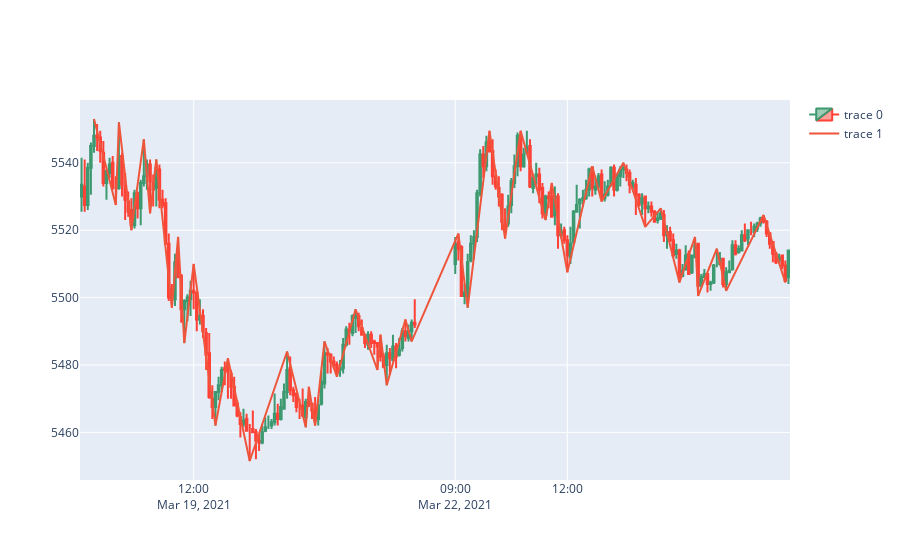

Source (notebook cell):
### Code cell
fig = go.Figure(data=[go.Candlestick(x=parsed_ds['time'],
                open=parsed_ds['open'],
                high=parsed_ds['high'],
                low=parsed_ds['low'],
                close=parsed_ds['close'])])

fig.add_trace(go.Scatter(
    x=parsed_ds.loc[(parsed_ds['zz'].notnull())]['time'],
    y=parsed_ds.loc[(parsed_ds['zz'].notnull())]['zz']
))


fig.update_xaxes(
    rangebreaks=[
        dict(bounds=["sat", "mon"]), #hide weekends
        dict(bounds=[19, 9], pattern="hour"), #hide hours outside of 9am-6pm
    ]
)
fig.update_layout(xaxis_rangeslider_visible=False)

fig.show()

### Figure 1 — Plotly figure (JSON) as saved in the notebook; plotly's stock layout.template omitted (floating-point values rounded to 4 significant figures; data arrays with more than 128 entries replaced by an {"elided": "..."} marker saying what was removed)
{"data": [{"close": {"elided": "216 float values"}, "high": {"elided": "216 float values"}, "low": {"elided": "216 float values"}, "open": {"elided": "216 float values"}, "type": "candlestick", "x": {"elided": "216 str values"}}, {"type": "scatter", "x": ["2021-03-19T09:20:00", "2021-03-19T09:55:00", "2021-03-19T10:00:00", "2021-03-19T10:20:00", "2021-03-19T10:40:00", "2021-03-19T10:50:00", "2021-03-19T11:00:00", "2021-03-19T11:25:00", "2021-03-19T11:35:00", "2021-03-19T11:45:00", "2021-03-19T12:00:00", "2021-03-19T12:35:00", "2021-03-19T12:55:00", "2021-03-19T13:30:00", "2021-03-19T14:30:00", "2021-03-19T15:00:00", "2021-03-19T15:05:00", "2021-03-19T15:15:00", "2021-03-19T15:30:00", "2021-03-19T15:50:00", "2021-03-19T16:20:00", "2021-03-19T16:55:00", "2021-03-19T17:00:00", "2021-03-19T17:10:00", "2021-03-19T17:40:00", "2021-03-19T17:50:00", "2021-03-22T09:05:00", "2021-03-22T09:20:00", "2021-03-22T09:55:00", "2021-03-22T10:20:00", "2021-03-22T10:45:00", "2021-03-22T11:25:00", "2021-03-22T11:35:00", "2021-03-22T12:00:00", "2021-03-22T12:40:00", "2021-03-22T12:55:00", "2021-03-22T13:30:00", "2021-03-22T14:05:00", "2021-03-22T14:30:00", "2021-03-22T15:00:00", "2021-03-22T15:25:00", "2021-03-22T15:30:00", "2021-03-22T16:00:00", "2021-03-22T16:15:00", "2021-03-22T17:15:00", "2021-03-22T17:50:00"], "y": [5553, 5528.0, 5552, 5520, 5547, 5525, 5541, 5497, 5518, 5486.0, 5510, 5462, 5482, 5452.0, 5484, 5462.0, 5474.0, 5462, 5487, 5476.0, 5496.0, 5478.0, 5489, 5474, 5494.0, 5487, 5519, 5497, 5550.0, 5518.0, 5550.0, 5523, 5534, 5508.0, 5539, 5528.0, 5540, 5521, 5526.0, 5504.0, 5518, 5500.0, 5514.0, 5502, 5524.0, 5504.0]}], "layout": {"xaxis": {"rangebreaks": [{"bounds": ["sat", "mon"]}, {"bounds": [19, 9], "pattern": "hour"}], "rangeslider": {"visible": false}}}}
